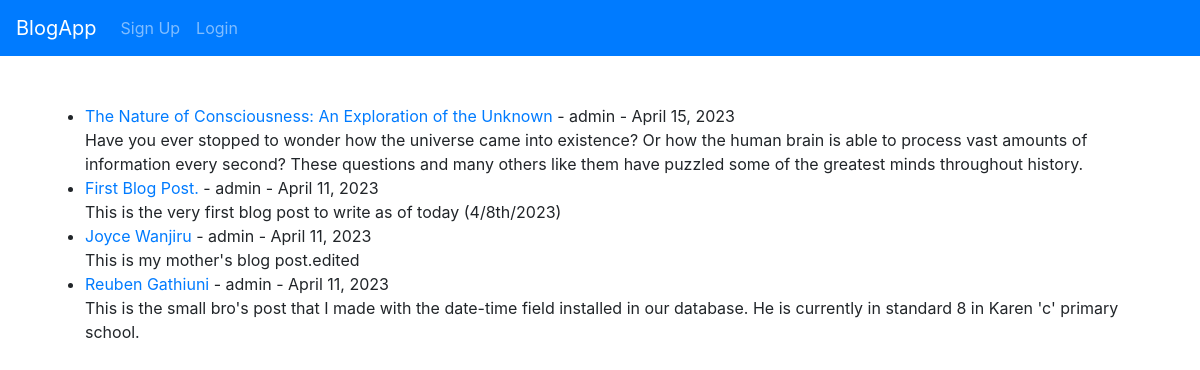
The page / on the database its author committed.
### BlogApp/models.py (models this page shows, shortened)
class Post(models.Model):
    title = models.CharField(max_length=255)
    title_tag = models.CharField(max_length=255)
    author = models.ForeignKey(User, on_delete=models.CASCADE)
    body = models.TextField()
    post_date = models.DateField(auto_now_add = True)
    category = models.CharField(max_length=255, default="First Posts")

### BlogApp/views.py (the view)
# urls.py: path('', HomeView.as_view(), name="home"),
class HomeView(ListView):
    model = Post
    template_name = "home.html"
    ordering = ['-post_date']

### BlogApp/templates/home.html (shortened to what this page needs)
{% extends 'base.html' %}
{% block content %}
    <ul>
            {% for post in object_list %}
                <li>
                  <a href="{% url 'article' post.pk %}" > {{post.title}} </a>
                    - {{post.author}} - {{ post.post_date }}
                    <br/>
                    {{ post.body|slice:":255" }}
                </li>
            {% endfor %}
    </ul>
{% endblock %}

### rows shown on the page
Post: title "The Nature of Consciousness: An Exploration of the Unknown", author "admin", post_date "April 15, 2023", body "Have you ever stopped to wonder how the universe came into existence? Or how the human brain is able to process vast amounts of information every second? These questions and many others like them have puzzled some of the greatest minds throughout history."
Post: title "First Blog Post.", author "admin", post_date "April 11, 2023", body "This is the very first blog post to write as of today (4/8th/2023)"
Post: title "Joyce Wanjiru", author "admin", post_date "April 11, 2023", body "This is my mother's blog post.edited"
Post: title "Reuben Gathiuni", author "admin", post_date "April 11, 2023", body "This is the small bro's post that I made with the date-time field installed in our database. He is currently in standard 8 in Karen 'c' primary school."
